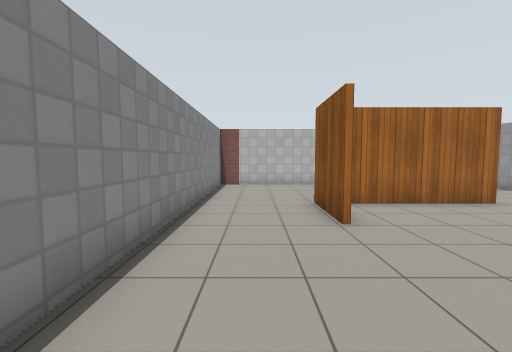
[1] (above)

13 first-person views from a walk through a world built for the Gazebo simulator. The camera is 1.2 m above the floor, tilts 4° down and sees 90° across. The floor is counted in squares, 1 m on a side. Each view is taken from the middle of a square. On the plan, view 1 faces up. The plan holds only what a view shows up to about 12 squares ahead; the rest is blank. Gazebo's built-in surfaces are drawn with simple patterns.

[2]
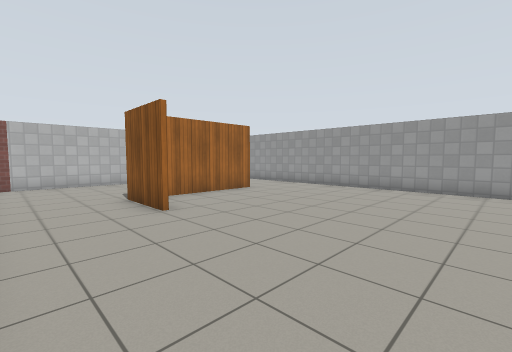

[3]
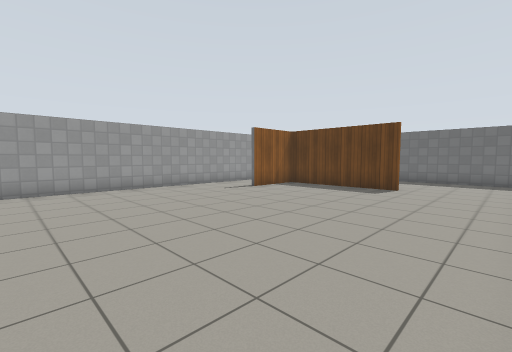

[4]
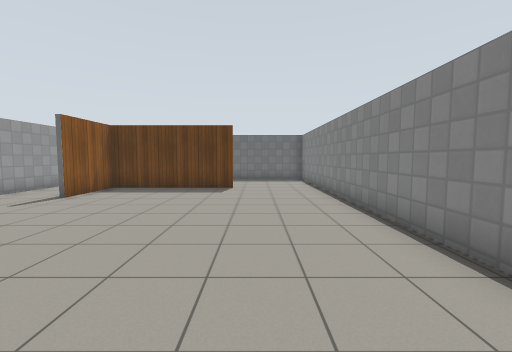

[5]
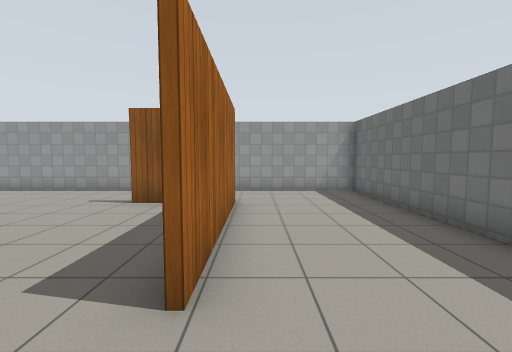

[6]
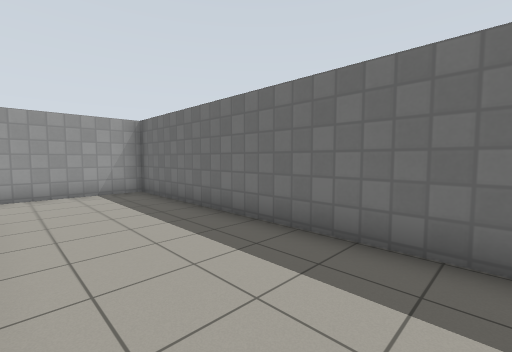

[7]
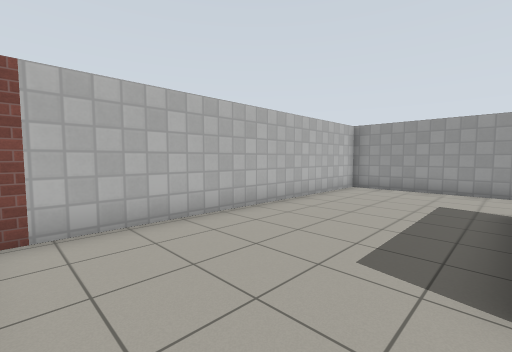

[8]
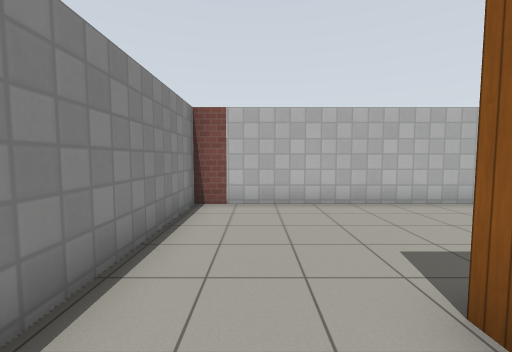

[9]
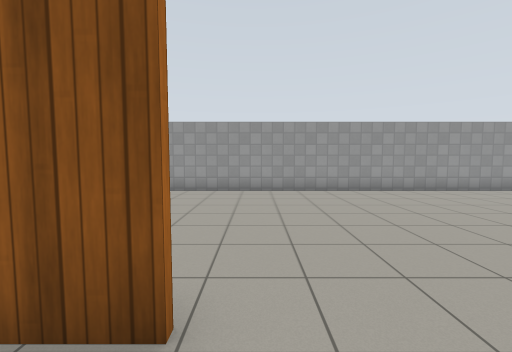

[10]
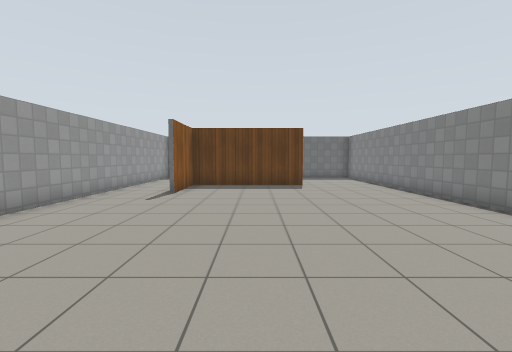

[11]
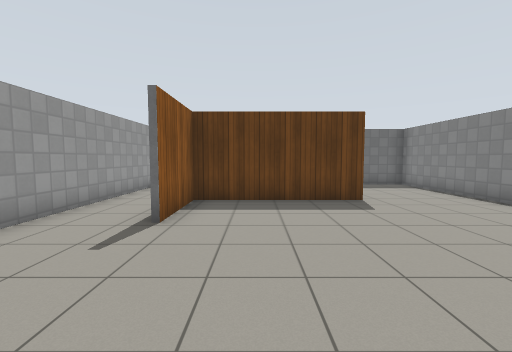

[12]
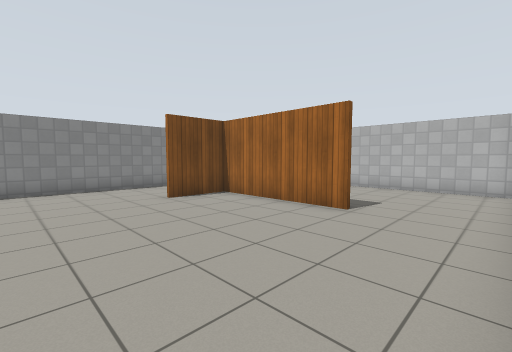

[13]
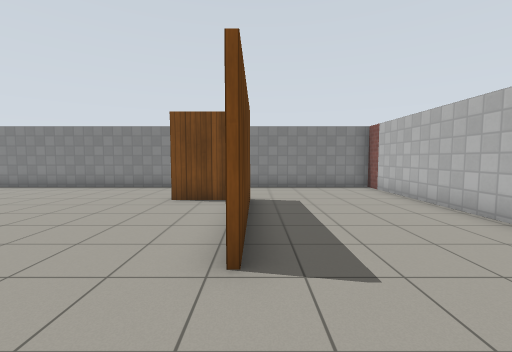

### Floor plan
Points are (right, up) in squares from view 1. A wall is a line through its corners. A room is listed if a view was taken in it or the views show most of it. See-through windows are left out.
Room 1 (views 1, 2, 3, 4, 5, 6, 7, 8, 9, 10, 11, 12, 13)
walls: (1.6, 4.5) (1.6, 6.8) (6.4, 6.8); (6.4, 6.7) (1.7, 6.7) (1.7, 4.5); (1.9, -7.3) (6.8, -7.3) (6.8, -4.6); (7, -7.4) (1.9, -7.4); (9.3, -11.5) (9.3, 11.7) (-1.6, 11.7) (-1.6, -11.5) (9.3, -11.5)

Where each view was taken, in squares from view 1:
view 1: 0 up, 0 right, facing up
view 2: 1 down, 1 left, facing up-right
view 3: 3 up, 1 left, facing down-right
view 4: 3 up, 1 right, facing down
view 5: 8 down, 0 right, facing right
view 6: 8 down, 0 right, facing down-right
view 7: 7 up, 1 left, facing up-right
view 8: 5 up, 0 right, facing up
view 9: 4 up, 0 right, facing right
view 10: 4 up, 4 right, facing down
view 11: 0 up, 5 right, facing down
view 12: 1 up, 9 right, facing up-left
view 13: 7 up, 9 right, facing left
